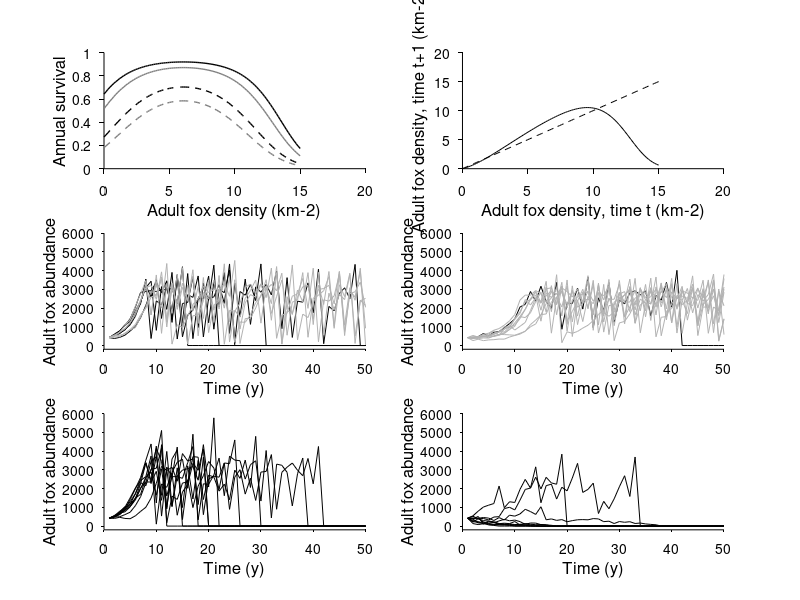

This figure's MATLAB source:
function fox

% Figure 10.5 - Bakker et al's island fox model

% Panel 1: Survival as a function of adult density:

% Regression parameters from Table 3:
b = [0.586, -0.464, -0.523, -12.041, 60.7, -5, -0.72 1.215, -0.931]; % NB it appears the digits were transposed for pup effect in printed table (assuming their graph is correct)
bsd = [0.284, 0.12, 0.162, 20.06, 11.8, 0.982, 0.327, 0.42, 0.548];

% Breeding params (Table 6):
B1 = 0.429; B1sd = 0.089; % pups (Santa Cruz)
B2 = 0.618; B2sd = 0.124; % adults (Santa Cruz)

% Litter size (Table 6):
L = 1.92; Lsd = 0.119;


Dens = linspace(0,15,100);

% Two initial examples: adults, pups, + 13 eagles
X = b(1) + b(5)*(Dens/100) + b(6)*(Dens.^2)/100;
Surv1 = 1./(1+exp(-X));

Xpup = b(1) + b(3) + b(5)*(Dens/100) + b(6)*(Dens.^2)/100;
Survpup1 = 1./(1+exp(-Xpup));

XE = b(1) + b(5)*(Dens/100) + b(6)*(Dens.^2)/100 + b(4)*0.13;
SurvE = 1./(1+exp(-XE));

XpupE = b(1) + b(3) + b(5)*(Dens/100) + b(6)*(Dens.^2)/100 + b(4)*0.13;
SurvpupE = 1./(1+exp(-XpupE));



%------------------------------
% Plotting
figure(1)
clf
set(gcf,'units','cent','position',[10 10 20 20])

% Panel 1: survival
subplot(3,2,1)
hold on
plot(Dens,Surv1,'k','linewidth',1)
plot(Dens,Survpup1,'color',[0.5 0.5 0.5],'linewidth',1)
plot(Dens,SurvE,'k--','linewidth',1)
plot(Dens,SurvpupE,'k--','color',[0.5 0.5 0.5],'linewidth',1)
set(gca,'tickdir','out','ticklength',[0.02 0.02])
set(gca,'xcolor','k','ycolor','k','fontsize',10)
set(gca,'ytick',0:0.2:1)
xlabel('Adult fox density (km-2)','fontsize',12)
ylabel('Annual survival','fontsize',12)
%------------------------------

% Get deterministic projection matrix:
for i = 1:length(Surv1)

    M = [0.5*Survpup1(i)*B1*L, 0.5*Surv1(i)*B2*L, 0, 0;...
        Survpup1(i), Surv1(i), 0, 0;...
        0.5*Survpup1(i)*B1*L, 0.5*Surv1(i)*B2*L, 0, 0;...
        0, 0, Survpup1(i), Surv1(i)];
    Eig(i) = max(eig(M));

end

%-------------------------
% Stock-recruit plot
subplot(3,2,2)
hold on
plot(Dens,Dens.*Surv1.*Eig,'k')
plot(Dens,Dens,'k--')
set(gca,'tickdir','out','ticklength',[0.02 0.02])
set(gca,'xcolor','k','ycolor','k','fontsize',10)
xlabel('Adult fox density, time t (km-2)','fontsize',12)
ylabel('Adult fox density, time t+1 (km-2)','fontsize',12)
%--------------------------



% Make some simulated runs:
T = 50;
NN = 10; % number of sims
Dens_conv = 250; % this converts density to total numbers (total area of Santa Cruz)

n0 = 650*[0.35/2 0.35/2 0.65/2 0.65/2]'; % initial density + stage distribution
n0 = round(n0);

% ENSO has 11% prob every year (binary)
ENSO = unifrnd(0,1,NN,T)<= 0.11;

% How many eagles
Eagle = 6;

for nn = 1:NN
    
    N1(:,1,nn) = n0; % baseline
    NE(:,1,nn) = n0; % plus eagles
    NU(:,1,nn) = n0; % uncertainty
    NUE(:,1,nn) = n0; % uncertainty plus eagles
    
    for t = 2:T
        
    % Baseline: 
    N1(:,t,nn) = run_model(N1(:,t-1,nn),Dens_conv,b,0,ENSO(nn,t-1:t),0,B1,0,B2,0,L,0);

    % Eagles:
    NE(:,t,nn) = run_model(NE(:,t-1,nn),Dens_conv,b,0,ENSO(nn,t-1:t),Eagle,B1,0,B2,0,L,0);
    
    % Baseline: 
    NU(:,t,nn) = run_model(NU(:,t-1,nn),Dens_conv,b,bsd,ENSO(nn,t-1:t),0,B1,B1sd,B2,B2sd,L,Lsd);

    % Eagles:
    NUE(:,t,nn) = run_model(NUE(:,t-1,nn),Dens_conv,b,bsd,ENSO(nn,t-1:t),Eagle,B1,B1sd,B2,B2sd,L,Lsd);

    
        
    end % end T
end % end NN


%-------------------------
% Plot time series
subplot(3,2,3)
hold on
N = squeeze(sum(N1(3:4,:,:),1));
isExt = N(end,:)<=30;
plot(N(:,isExt),'k')
plot(N(:,~isExt),'color',repmat(0.7,[1,3]))

set(gca,'tickdir','out','ticklength',[0.01 0.01])
set(gca,'xcolor','k','ycolor','k','fontsize',10)
set(gca,'ylim',[-200 6000])
xlabel('Time (y)','fontsize',12)
ylabel('Adult fox abundance','fontsize',12)
%--------------------------

%-------------------------
% Plot time series
subplot(3,2,4)
hold on
N = squeeze(sum(NE(3:4,:,:),1));
isExt = N(end,:)<=30;
plot(N(:,isExt),'k')
plot(N(:,~isExt),'color',repmat(0.7,[1,3]))

set(gca,'tickdir','out','ticklength',[0.01 0.01])
set(gca,'xcolor','k','ycolor','k','fontsize',10)
set(gca,'ylim',[-200 6000])
xlabel('Time (y)','fontsize',12)
ylabel('Adult fox abundance','fontsize',12)
%--------------------------


%-------------------------
% Plot time series
subplot(3,2,5)
hold on
N = squeeze(sum(NU(3:4,:,:),1));
isExt = N(end,:)<=30;
plot(N(:,isExt),'k')
plot(N(:,~isExt),'color',repmat(0.7,[1,3]))

set(gca,'tickdir','out','ticklength',[0.01 0.01])
set(gca,'xcolor','k','ycolor','k','fontsize',10)
set(gca,'ylim',[-200 6000])
xlabel('Time (y)','fontsize',12)
ylabel('Adult fox abundance','fontsize',12)
%--------------------------


%-------------------------
% Plot time series
subplot(3,2,6)
hold on
N = squeeze(sum(NUE(3:4,:,:),1));
isExt = N(end,:)<=30;
plot(N(:,isExt),'k')
plot(N(:,~isExt),'color',repmat(0.7,[1,3]))

set(gca,'tickdir','out','ticklength',[0.01 0.01])
set(gca,'xcolor','k','ycolor','k','fontsize',10)
set(gca,'ylim',[-200 6000])
xlabel('Time (y)','fontsize',12)
ylabel('Adult fox abundance','fontsize',12)
%--------------------------


function S= get_surv(b,bse,Dens,Eagle,ENSO,Pup)
% calculate survival rate
b = normrnd(b,bse);

X = b(1) + b(3)*Pup + b(4)*Eagle/100 + b(5)*Dens/100 + b(6)*(Dens^2)/100 + b(7)*ENSO(1) + b(8)*ENSO(2)*Pup;
Surv = 1/(1+exp(-X));

if Pup
    Vu = 0.094;
else
Vu = 0.046; % overall variance in survival
end
Var = Vu*Surv*(1-Surv); % variance expression used by Bakker
% params of beta:
aa = ((1 - Surv)/Var - 1/Surv)*Surv^2;
bb = aa*(1/Surv - 1);
S = betarnd(aa,bb);


function B = get_birth(B1,B1se,B2,B2se,L,Lse,N)

B1t = min(1,max(0,normrnd(B1,B1se)));
B2t = min(1,max(0,normrnd(B2,B2se)));
L = max(0,normrnd(L,Lse));

% Adjust for imbalanced sex ratios
B2tt = min(B2t,B2t*N(3)/N(4)); % penalize if too few males
B1tt = min(1,B1t*(N(3) - B2tt*N(4))/(N(2))); % adult females get the males first

% total births
%Btotal = round( L*binornd(N(4),B2tt) + L*binornd(N(2),B1tt));
Btotal = poissrnd(L*N(4)*B2tt) + poissrnd(L*N(2)*B1tt);

% randomly assign to sex
B(1) = binornd(Btotal,0.5);
B(2) = Btotal-B(1);

if any(isnan(B)); keyboard; end

function N_out = run_model(N_in,Dens_conv,b,bse,ENSO,Eagle,B1,B1se,B2,B2se,L,Lse)

    Dens = sum(N_in(3:4))/Dens_conv;
    Surv = get_surv(b,bse,Dens,Eagle,ENSO,0);
    Survpup = get_surv(b,bse,Dens,Eagle,ENSO,1);
    
    % Advance survival, apply demographic stochasticity
    N_out(3:4) = binornd(N_in(3:4),Surv) + binornd(N_in(1:2),Survpup);  
    
    % Reproduction
    N_out(1:2) = get_birth(B1,B1se,B2,B2se,L,Lse,N_in(:));
    
    % Quasi-extinction
    if sum(N_out(3:4))<=30; N_out= 0*N_out; end
